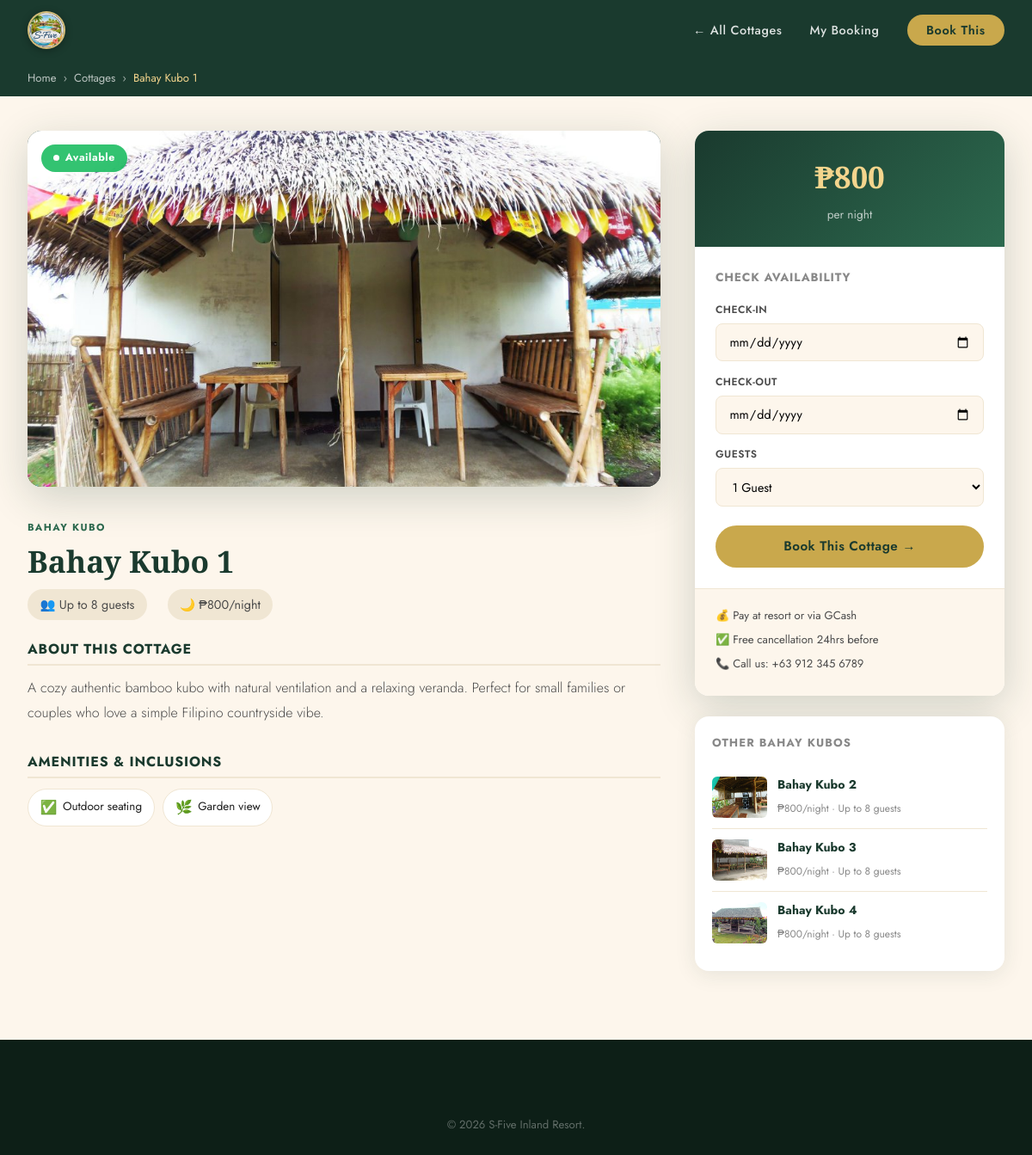
The page /cottage.php?id=1 on the database its author committed.
### tables this page shows
CREATE TABLE `cottages` (
  `id` int(11) NOT NULL AUTO_INCREMENT,
  `name` varchar(100) NOT NULL,
  `category` enum('Bahay Kubo','Open Cottage','Kubo Premium') DEFAULT 'Bahay Kubo',
  `description` text DEFAULT NULL,
  `price_per_night` decimal(10,2) NOT NULL,
  `capacity` int(11) NOT NULL,
  `images` text DEFAULT NULL,
  `amenities` text DEFAULT NULL,
  `is_available` tinyint(1) DEFAULT 1,
  `created_at` timestamp NOT NULL DEFAULT current_timestamp(),
  PRIMARY KEY (`id`)
);

CREATE TABLE `cottage_images` (
  `id` int(11) NOT NULL AUTO_INCREMENT,
  `cottage_id` int(11) NOT NULL,
  `filename` varchar(255) NOT NULL,
  `label` varchar(50) DEFAULT 'Photo',
  `sort_order` int(11) DEFAULT 0,
  `uploaded_at` timestamp NOT NULL DEFAULT current_timestamp(),
  PRIMARY KEY (`id`),
  KEY `cottage_id` (`cottage_id`),
  CONSTRAINT `cottage_images_ibfk_1` FOREIGN KEY (`cottage_id`) REFERENCES `cottages` (`id`) ON DELETE CASCADE
);

### cottage.php (the view, shortened to what this page needs)
<?php
$db = getDB();
$id = (int)($_GET['id'] ?? 0);
$stmt = $db->prepare("SELECT * FROM cottages WHERE id = ? AND is_available = 1");
$stmt->execute([$id]);
$cottage = $stmt->fetch();
$related = $db->prepare("SELECT * FROM cottages WHERE category=? AND id!=? AND is_available=1 LIMIT 3");
$related->execute([$cottage['category'], $id]);
$related = $related->fetchAll();
$type_map = ['Bahay Kubo'=>'bahay_kubo','Open Cottage'=>'open_cottage','Kubo Premium'=>'kubo_premium'];
$img_type = $type_map[$cottage['category']] ?? 'bahay_kubo';
$photo_stmt = $db->prepare("SELECT filename FROM cottage_images WHERE cottage_id=? ORDER BY sort_order ASC LIMIT 1");
$photo_stmt->execute([$id]);
$photo_row  = $photo_stmt->fetch();
$single_img = $photo_row
    ? "uploads/cottages/" . $photo_row['filename']
    : "images/cottage_placeholder.php?type={$img_type}&name=" . urlencode($cottage['name']) . "&n={$id}";
$amenities_list = array_map('trim', explode(',', $cottage['amenities']));
?>
<!DOCTYPE html>
<html lang="en">
<head>
    <link rel="stylesheet" href="css/style.css">
    <link rel="stylesheet" href="css/cottage.css">
</head>
<body>
<nav class="navbar navbar-light" id="navbar">
    <div class="nav-container">
        <a href="index.php" class="nav-logo"><img src="images/sfive_logo.jpg" alt="S-Five Inland Resort" class="nav-logo-img"></a>
        <ul class="nav-links">
            <li><a href="index.php#cottages">← All Cottages</a></li>
            <li><a href="check_booking.php">My Booking</a></li>
            <li><a href="booking.php?cottage_id=<?= $id ?>" class="btn-nav">Book This</a></li>
        </ul>
    </div>
</nav>
<div class="cottage-detail-page">
    <div class="breadcrumb-bar">
        <div class="container">
            <a href="index.php">Home</a> <span>›</span>
            <a href="index.php#cottages">Cottages</a> <span>›</span>
            <span><?= htmlspecialchars($cottage['name']) ?></span>
        </div>
    </div>
    <div class="container cottage-detail-layout">
        <div class="cottage-detail-main">
            <div class="gallery-main single-photo">
                <img src="<?= $single_img ?>"
                     alt="<?= htmlspecialchars($cottage['name']) ?>"
                     class="main-photo" id="mainPhotoImg">
                <div class="avail-ribbon available-ribbon">
                    <span class="avail-dot"></span> Available
                </div>
            </div>
            <div class="cottage-detail-info">
                <div class="cdi-header">
                    <div class="cdi-cat-tag"><?= $cottage['category'] ?></div>
                    <h1><?= htmlspecialchars($cottage['name']) ?></h1>
                    <div class="cdi-meta">
                        <span>👥 Up to <?= $cottage['capacity'] ?> guests</span>
                        <span>🌙 ₱<?= number_format($cottage['price_per_night'], 0) ?>/night</span>
                    </div>
                </div>
                <div class="cdi-desc">
                    <h3>About this Cottage</h3>
                    <p><?= htmlspecialchars($cottage['description']) ?></p>
                </div>
                <div class="cdi-amenities">
                    <h3>Amenities & Inclusions</h3>
                    <div class="amenities-list">
                        <?php foreach ($amenities_list as $a): ?>
                        <div class="amenity-chip">
                            <span class="chip-icon">
                                <?php
                                $icons_map = [
                                    'Fan'=>'🌀','Aircon'=>'❄️','Air conditioning'=>'❄️','Split-type Aircon'=>'❄️','Central Aircon'=>'❄️',
                                    'Bathroom'=>'🚿','Hot'=>'🚿','shower'=>'🚿','Jacuzzi'=>'🛁',
                                    'Bed'=>'🛏️','King bed'=>'🛏️','Queen beds'=>'🛏️','bedding'=>'🛏️',
                                    'TV'=>'📺','Smart TV'=>'📺',
                                    'ref'=>'🧊','Mini ref'=>'🧊','Mini bar'=>'🧊',
                                    'BBQ'=>'🔥','grill'=>'🔥',
                                    'Parking'=>'🅿️',
                                    'Fan'=>'🌀','Electric Fan'=>'🌀',
                                    'Veranda'=>'🌿','Garden'=>'🌿',
                                    'tables'=>'🪑','chairs'=>'🪑',
                                    'lighting'=>'💡','lights'=>'💡',
                                    'Sound'=>'🔊','system'=>'🔊',
                                    'Mosquito'=>'🦟','net'=>'🦟',
                                    'view'=>'🏔️','View'=>'🏔️',
                                    'Breakfast'=>'🍳',
                                    'Hammock'=>'🏖️',
                                    'Balcony'=>'🌅',
                                ];
                                $chip_icon = '✅';
                                foreach ($icons_map as $kw => $ico) {
                                    if (stripos($a, $kw) !== false) { $chip_icon = $ico; break; }
                                }
                                echo $chip_icon;
                                ?>
                            </span>
                            <?= htmlspecialchars(trim($a)) ?>
                        </div>
                        <?php endforeach; ?>
                    </div>
                </div>
            </div>
        </div>
        <div class="cottage-detail-sidebar">
            <div class="booking-panel">
                <div class="bp-price">
                    <strong>₱<?= number_format($cottage['price_per_night'], 0) ?></strong>
                    <span>per night</span>
                </div>
                <div class="bp-quick-form">
                    <h4>Check Availability</h4>
                    <form action="booking.php" method="GET">
                        <div class="bp-field">
                            <label>Check-in</label>
                            <input type="date" name="check_in" min="<?= date('Y-m-d') ?>" required>
                        </div>
                        <div class="bp-field">
                            <label>Check-out</label>
                            <input type="date" name="check_out" min="<?= date('Y-m-d', strtotime('+1 day')) ?>" required>
                        </div>
                        <div class="bp-field">
                            <label>Guests</label>
                            <select name="guests">
                                <?php for($i=1;$i<=$cottage['capacity'];$i++): ?>
                                <option value="<?=$i?>"><?=$i?> <?=$i==1?'Guest':'Guests'?></option>
                                <?php endfor; ?>
                            </select>
                        </div>
                        <button type="submit" class="btn-primary" style="width:100%;margin-top:0.5rem;">
                            Book This Cottage →
                        </button>
                    </form>
                </div>
                <div class="bp-notes">
                    <p>💰 Pay at resort or via GCash</p>
                    <p>✅ Free cancellation 24hrs before</p>
                    <p>📞 Call us: +63 912 345 6789</p>
                </div>
            </div>
            <?php if (!empty($related)): ?>
            <div class="related-cottages">
                <h4>Other <?= $cottage['category'] ?>s</h4>
                <?php foreach ($related as $r):
                    $rt = $type_map[$r['category']] ?? 'bahay_kubo';
                    $rp = $db->prepare("SELECT filename FROM cottage_images WHERE cottage_id=? ORDER BY sort_order ASC LIMIT 1");
                    $rp->execute([$r['id']]);
                    $rf = $rp->fetchColumn();
                    $r_img = $rf ? "uploads/cottages/$rf" : "images/cottage_placeholder.php?type={$rt}&n={$r['id']}";
                ?>
                <a href="cottage.php?id=<?= $r['id'] ?>" class="related-card">
                    <img src="<?= $r_img ?>"
                         alt="<?= htmlspecialchars($r['name']) ?>">
                    <div class="related-info">
                        <strong><?= htmlspecialchars($r['name']) ?></strong>
                        <span>₱<?= number_format($r['price_per_night'],0) ?>/night · Up to <?= $r['capacity'] ?> guests</span>
                    </div>
                </a>
                <?php endforeach; ?>
            </div>
            <?php endif; ?>
        </div>
    </div>
</div>
<footer class="footer">
    <div class="footer-bottom"><p>&copy; <?= date('Y') ?> S-Five Inland Resort.</p></div>
</footer>
</body>
</html>

### css/style.css (style rules this page uses)
:root { --green-deep: #1a3a2e; --green-mid: #2d6a4f; --green-light: #74c69d; --gold: #c9a84c; --gold-light: #f4d58d; --earth: #8b5e3c; --cream: #fdf6ec; --cream-dark: #f0e6d3; --white: #ffffff; --text-dark: #1c1c1c; --text-mid: #4a4a4a; --text-light: #888; --shadow-soft: 0 4px 24px rgba(26,58,46,0.10); --shadow-deep: 0 12px 48px rgba(26,58,46,0.20); --radius: 16px; --radius-sm: 8px; }
*, *::before, *::after { box-sizing: border-box; margin: 0; padding: 0; }
html { scroll-behavior: smooth; }
body { font-family: 'Jost', sans-serif; color: var(--text-dark); background: var(--cream); font-weight: 400; line-height: 1.7; overflow-x: hidden; }
h1, h2, h3 { font-family: 'Playfair Display', serif; line-height: 1.2; }
a { text-decoration: none; color: inherit; }
ul { list-style: none; }
img { max-width: 100%; }
.container { max-width: 1200px; margin: 0 auto; padding: 0 2rem; }
.navbar { position: fixed; top: 0; left: 0; right: 0; z-index: 1000; padding: 1.2rem 0; transition: all 0.4s ease; }
.navbar.navbar-light { background: var(--green-deep); padding: 0.8rem 0; }
.nav-container { max-width: 1200px; margin: 0 auto; padding: 0 2rem; display: flex; align-items: center; justify-content: space-between; }
.nav-logo { display: flex; align-items: center; gap: 0.6rem; color: var(--white); }
.nav-links { display: flex; align-items: center; gap: 2rem; }
.nav-links a { color: rgba(255,255,255,0.85); font-size: 0.9rem; font-weight: 500; letter-spacing: 0.04em; transition: color 0.2s; }
.btn-nav { background: var(--gold); color: var(--green-deep) !important; padding: 0.5rem 1.4rem; border-radius: 50px; font-weight: 600 !important; transition: background 0.2s, transform 0.2s !important; }
.btn-primary { display: inline-block; background: var(--gold); color: var(--green-deep); padding: 0.85rem 2rem; border-radius: 50px; font-weight: 600; font-size: 0.95rem; letter-spacing: 0.03em; transition: all 0.3s ease; cursor: pointer; border: none; font-family: 'Jost', sans-serif; }
.footer { background: #0d1f17; padding: 4rem 0 0; }
.footer-bottom { text-align: center; padding: 1.5rem; color: rgba(255,255,255,0.35); font-size: 0.82rem; }
.avail-dot { width: 7px; height: 7px; border-radius: 50%; background: currentColor; animation: pulse-dot 1.5s ease-in-out infinite; }
.nav-logo-img { width: 44px; height: 44px; border-radius: 50%; object-fit: cover; object-position: center; border: 2px solid rgba(201,168,76,0.7); box-shadow: 0 2px 10px rgba(0,0,0,0.25); flex-shrink: 0; transition: transform 0.3s, border-color 0.3s; }
.nav-logo-img { width: 44px; height: 44px; border-radius: 50%; object-fit: cover; object-position: center center; transform-origin: center; border: 2px solid rgba(201,168,76,0.75); box-shadow: 0 2px 10px rgba(0,0,0,0.3); flex-shrink: 0; display: block; transition: transform 0.3s ease, border-color 0.3s ease; background: #fff; }

### rows shown on the page
cottages: name "Bahay Kubo 1", category "BAHAY KUBO", capacity "8", price_per_night "800", description "A cozy authentic bamboo kubo with natural ventilation and a relaxing veranda. Perfect for small families or couples who love a simple Filipino countryside vibe.", amenities "Outdoor seating", amenities "Garden view"
cottage_images: filename (picture)
cottages: cottage_images.filename (picture), name "Bahay Kubo 2", price_per_night "800", capacity "8"
cottages: cottage_images.filename (picture), name "Bahay Kubo 3", price_per_night "800", capacity "8"
cottages: cottage_images.filename (picture), name "Bahay Kubo 4", price_per_night "800", capacity "8"

### other values the page prints
$chip_icon "✅"
$chip_icon "🌿"
form field guests "1 Guest"
